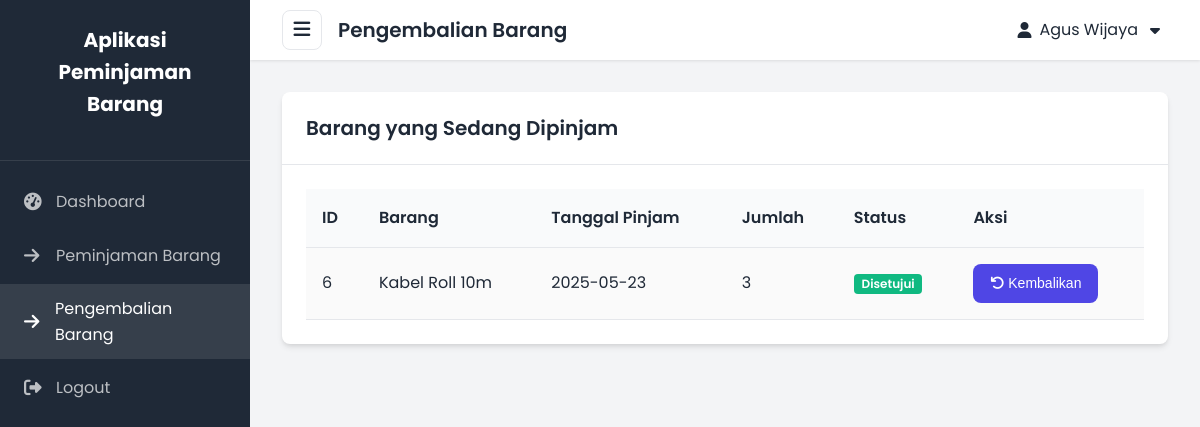
Page /user/return.php (signed in) on the committed database.
### tables this page shows
CREATE TABLE `peminjaman` (
  `PEMINJAMAN_ID` int NOT NULL,
  `USER_ID` int NOT NULL,
  `SARANA_ID` int NOT NULL,
  `TANGGAL_PINJAM` varchar(200) NOT NULL,
  `TANGGAL_KEMBALI` varchar(200) DEFAULT NULL,
  `JUMLAH_PINJAM` int NOT NULL,
  `STATUS` varchar(10) NOT NULL,
  `CATATAN_ADMIN` text
);

CREATE TABLE `sarana` (
  `SARANA_ID` int NOT NULL,
  `NAMA_SARANA` varchar(200) NOT NULL,
  `JUMLAH_TERSEDIA` int NOT NULL,
  `LOKASI` varchar(200) NOT NULL,
  `KETERANGAN` text NOT NULL
);

### user/return.php (the view, shortened to what this page needs)
<?php
require_once '../config/database.php';
require_once '../config/functions.php';
$user_id = $_SESSION['user_id'];
$query = "SELECT p.*, s.NAMA_SARANA
          FROM peminjaman p
          JOIN sarana s ON p.SARANA_ID = s.SARANA_ID
          WHERE p.USER_ID = '$user_id' AND p.STATUS = 'disetujui'
          ORDER BY p.PEMINJAMAN_ID DESC";
$result = mysqli_query($conn, $query);
include '../includes/header.php';
?>
<div class="card">
    <div class="card-header">
        <h2 class="card-title">Barang yang Sedang Dipinjam</h2>
    </div>
    <div class="card-body">
        <div class="table-responsive">
            <table class="table table-striped">
                <thead>
                    <tr>
                        <th>ID</th>
                        <th>Barang</th>
                        <th>Tanggal Pinjam</th>
                        <th>Jumlah</th>
                        <th>Status</th>
                        <th>Aksi</th>
                    </tr>
                </thead>
                <tbody>
                    <?php if (mysqli_num_rows($result) > 0): ?>
                        <?php while ($row = mysqli_fetch_assoc($result)): ?>
                            <tr>
                                <td><?php echo $row['PEMINJAMAN_ID']; ?></td>
                                <td><?php echo $row['NAMA_SARANA']; ?></td>
                                <td><?php echo $row['TANGGAL_PINJAM']; ?></td>
                                <td><?php echo $row['JUMLAH_PINJAM']; ?></td>
                                <td><?php echo getStatusLabel($row['STATUS']); ?></td>
                                <td>
                                    <button type="button" class="btn btn-sm btn-primary" data-toggle="modal" data-target="#returnModal<?php echo $row['PEMINJAMAN_ID']; ?>">
                                        <i class="fas fa-undo"></i> Kembalikan
                                    </button>
                                </td>
                            </tr>
                        <?php endwhile; ?>
                    <?php else: ?>
                        <tr>
                            <td colspan="6" class="text-center">Tidak ada barang yang sedang dipinjam</td>
                        </tr>
                    <?php endif; ?>
                </tbody>
            </table>
        </div>
    </div>
</div>
<?php include '../includes/footer.php'; ?>

### config/functions.php (shortened to what this page needs)
<?php
function getStatusLabel($status) {
    switch ($status) {
        case 'disetujui':
            return '<span class="badge approved">Disetujui</span>';
    }
}
?>

### assets/css/style.css (style rules this page uses)
:root { --primary-color: #4f46e5; --primary-dark: #4338ca; --primary-light: #818cf8; --secondary-color: #10b981; --secondary-dark: #059669; --danger-color: #ef4444; --warning-color: #f59e0b; --info-color: #3b82f6; --success-color: #10b981; --dark-color: #1f2937; --light-color: #f9fafb; --gray-color: #6b7280; --gray-light: #e5e7eb; --gray-dark: #4b5563; --sidebar-width: 250px; --sidebar-width-collapsed: 0px; --header-height: 60px; --border-radius: 8px; --box-shadow: 0 4px 6px -1px rgba(0, 0, 0, 0.1), 0 2px 4px -1px rgba(0, 0, 0, 0.06); --transition: all 0.3s ease; }
* { margin: 0; padding: 0; box-sizing: border-box; }
body { font-family: "Poppins", sans-serif; background-color: #f3f4f6; color: var(--dark-color); line-height: 1.6; }
h1, h2, h3, h4, h5, h6 { font-weight: 600; margin-bottom: 1rem; color: var(--dark-color); }
.card { background-color: white; border-radius: var(--border-radius); box-shadow: var(--box-shadow); margin-bottom: 2rem; overflow: hidden; }
.card-header { padding: 1.25rem 1.5rem; border-bottom: 1px solid var(--gray-light); display: flex; align-items: center; justify-content: space-between; }
.card-title { font-size: 1.25rem; margin-bottom: 0; }
.card-body { padding: 1.5rem; }
.btn { display: inline-block; font-weight: 500; text-align: center; white-space: nowrap; vertical-align: middle; user-select: none; border: 1px solid transparent; padding: 0.75rem 1.5rem; font-size: 1rem; line-height: 1.5; border-radius: var(--border-radius); transition: var(--transition); cursor: pointer; }
.btn-sm { padding: 0.5rem 1rem; font-size: 0.875rem; }
.btn-primary { background-color: var(--primary-color); color: white; }
.table-responsive { overflow-x: auto; -webkit-overflow-scrolling: touch; }
.table { width: 100%; border-collapse: collapse; }
.table th, .table td { padding: 1rem; text-align: left; border-bottom: 1px solid var(--gray-light); }
.table th { font-weight: 600; background-color: #f9fafb; }
.table-striped tbody tr:nth-of-type(odd) { background-color: rgba(0, 0, 0, 0.02); }
.badge { display: inline-block; padding: 0.35em 0.65em; font-size: 0.75em; font-weight: 600; line-height: 1; text-align: center; white-space: nowrap; vertical-align: baseline; border-radius: 0.25rem; }
.badge.approved { background-color: var(--success-color); color: white; }

### rows in the picture
peminjaman: PEMINJAMAN_ID "6", SARANA_ID.NAMA_SARANA "Kabel Roll 10m", TANGGAL_PINJAM "2025-05-23", JUMLAH_PINJAM "3", STATUS "Disetujui"

### other values in the picture
$pageTitle "Pengembalian Barang"
$_SESSION['nama_lengkap'] "Agus Wijaya"
